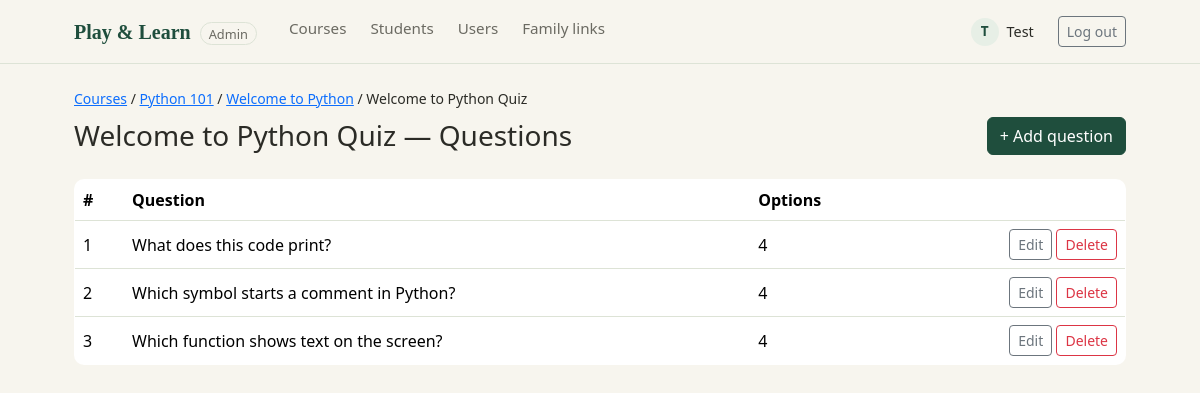
Screenshot of /admin/questions.php?quiz_id=33 (signed in) with the database file from the repository.
### tables this page shows
CREATE TABLE `quizzes` (
  `quiz_id` int NOT NULL AUTO_INCREMENT,
  `lesson_id` int NOT NULL,
  `title` varchar(150) NOT NULL,
  PRIMARY KEY (`quiz_id`),
  KEY `lesson_id` (`lesson_id`),
  CONSTRAINT `quizzes_ibfk_1` FOREIGN KEY (`lesson_id`) REFERENCES `lessons` (`lesson_id`) ON DELETE CASCADE
);

CREATE TABLE `courses` (
  `course_id` int NOT NULL AUTO_INCREMENT,
  `title` varchar(100) NOT NULL,
  `description` text,
  `created_by` int NOT NULL,
  `created_at` timestamp NULL DEFAULT CURRENT_TIMESTAMP,
  PRIMARY KEY (`course_id`),
  KEY `created_by` (`created_by`),
  CONSTRAINT `courses_ibfk_1` FOREIGN KEY (`created_by`) REFERENCES `users` (`user_id`)
);

CREATE TABLE `lessons` (
  `lesson_id` int NOT NULL AUTO_INCREMENT,
  `course_id` int NOT NULL,
  `title` varchar(150) NOT NULL,
  `content` text,
  `game_type` varchar(50) DEFAULT NULL,
  `game_data` json DEFAULT NULL,
  `sort_order` int DEFAULT '0',
  PRIMARY KEY (`lesson_id`),
  KEY `course_id` (`course_id`),
  CONSTRAINT `lessons_ibfk_1` FOREIGN KEY (`course_id`) REFERENCES `courses` (`course_id`) ON DELETE CASCADE
);

CREATE TABLE `questions` (
  `question_id` int NOT NULL AUTO_INCREMENT,
  `quiz_id` int NOT NULL,
  `question_text` text NOT NULL,
  `code_snippet` text,
  `explanation` text,
  `sort_order` int NOT NULL DEFAULT '0',
  PRIMARY KEY (`question_id`),
  KEY `idx_questions_quiz_order` (`quiz_id`,`sort_order`),
  CONSTRAINT `fk_questions_quiz` FOREIGN KEY (`quiz_id`) REFERENCES `quizzes` (`quiz_id`) ON DELETE CASCADE
);

### includes/text.php (called while the page is built)
<?php
function pl_strlen(string $s): int
{
    $n = preg_match_all('/./su', $s);
    return $n === false ? strlen($s) : $n;
}
function pl_truncate(string $s, int $max): string
{
    if (pl_strlen($s) <= $max) {
        return $s;
    }
    return (preg_match('/^.{0,' . $max . '}/su', $s, $m) ? $m[0] : substr($s, 0, $max)) . '…';
}

### admin/questions.php (the view, shortened to what this page needs)
<?php
require __DIR__ . '/../config/db.php';
require __DIR__ . '/../includes/text.php';
$quiz_id = (int) ($_GET['quiz_id'] ?? 0);
$stmt = $pdo->prepare('
    SELECT q.quiz_id, q.title, q.lesson_id, l.title AS lesson_title, l.course_id, c.title AS course_title
    FROM quizzes q
    JOIN lessons l ON l.lesson_id = q.lesson_id
    JOIN courses c ON c.course_id = l.course_id
    WHERE q.quiz_id = ?
');
$stmt->execute([$quiz_id]);
$quiz = $stmt->fetch();
$stmt = $pdo->prepare('
    SELECT s.question_id, s.question_text, s.sort_order,
           (SELECT COUNT(*) FROM answer_options o WHERE o.question_id = s.question_id) AS option_count
    FROM questions s
    WHERE s.quiz_id = ?
    ORDER BY s.sort_order, s.question_id
');
$stmt->execute([$quiz_id]);
$questions = $stmt->fetchAll();
require __DIR__ . '/../includes/admin_header.php';
?>
<nav class="small mb-2">
    <a href="/admin/index.php">Courses</a> /
    <a href="/admin/lessons.php?course_id=<?= (int) $quiz['course_id'] ?>"><?= htmlspecialchars($quiz['course_title']) ?></a> /
    <a href="/admin/quizzes.php?lesson_id=<?= (int) $quiz['lesson_id'] ?>"><?= htmlspecialchars($quiz['lesson_title']) ?></a> /
    <?= htmlspecialchars($quiz['title']) ?>
</nav>
<div class="d-flex justify-content-between align-items-center mb-4">
    <h1 class="h3 mb-0"><?= htmlspecialchars($quiz['title']) ?> — Questions</h1>
    <a class="btn btn-pl-primary" href="/admin/question_form.php?quiz_id=<?= $quiz_id ?>">+ Add question</a>
</div>
<table class="table pl-table align-middle">
    <thead>
        <tr><th>#</th><th>Question</th><th>Options</th><th></th></tr>
    </thead>
    <tbody>
        <?php foreach ($questions as $i => $question): ?>
            <tr>
                <td><?= $i + 1 ?></td>
                <td><?= htmlspecialchars(pl_truncate($question['question_text'], 90)) ?></td>
                <td><?= (int) $question['option_count'] ?></td>
                <td class="text-end">
                    <a class="btn btn-sm btn-outline-secondary"
                       href="/admin/question_form.php?quiz_id=<?= $quiz_id ?>&amp;id=<?= (int) $question['question_id'] ?>">Edit</a>
                    <form class="d-inline" method="post" action="/admin/delete_question.php"
                          onsubmit="return confirm('Delete this question? Students\' past answers to it are removed too.');">
                        <button class="btn btn-sm btn-outline-danger" type="submit">Delete</button>
                    </form>
                </td>
            </tr>
        <?php endforeach; ?>
    </tbody>
</table>
<?php require __DIR__ . '/../includes/footer.php'; ?>

### assets/css/style.css (style rules this page uses)
:root { --pl-cream: #F7F5EE; --pl-green-dark: #1F4E3D; --pl-green-mid: #2F6B4F; --pl-green-pale: #E7EFE6; --pl-border: #DDE3D6; --pl-text: #2B2B26; --pl-text-muted: #6B6A62; }
body { background: var(--pl-cream); color: var(--pl-text); font-family: 'Segoe UI', system-ui, -apple-system, sans-serif; }
.pl-table { background: #fff; border: 1px solid var(--pl-border); border-radius: 10px; overflow: hidden; }
.btn-pl-primary { background: var(--pl-green-dark); border-color: var(--pl-green-dark); color: #fff; }

### rows the page displays
quizzes: courses.title "Python 101", lesson.title "Welcome to Python", title "Welcome to Python Quiz"
questions: question_text "What does this code print?", option_count "4"
questions: question_text "Which symbol starts a comment in Python?", option_count "4"
questions: question_text "Which function shows text on the screen?", option_count "4"

### other values shown
substr($user['first_name'] ?? '?', 0, 1) "T"
$user['first_name'] "Test"
